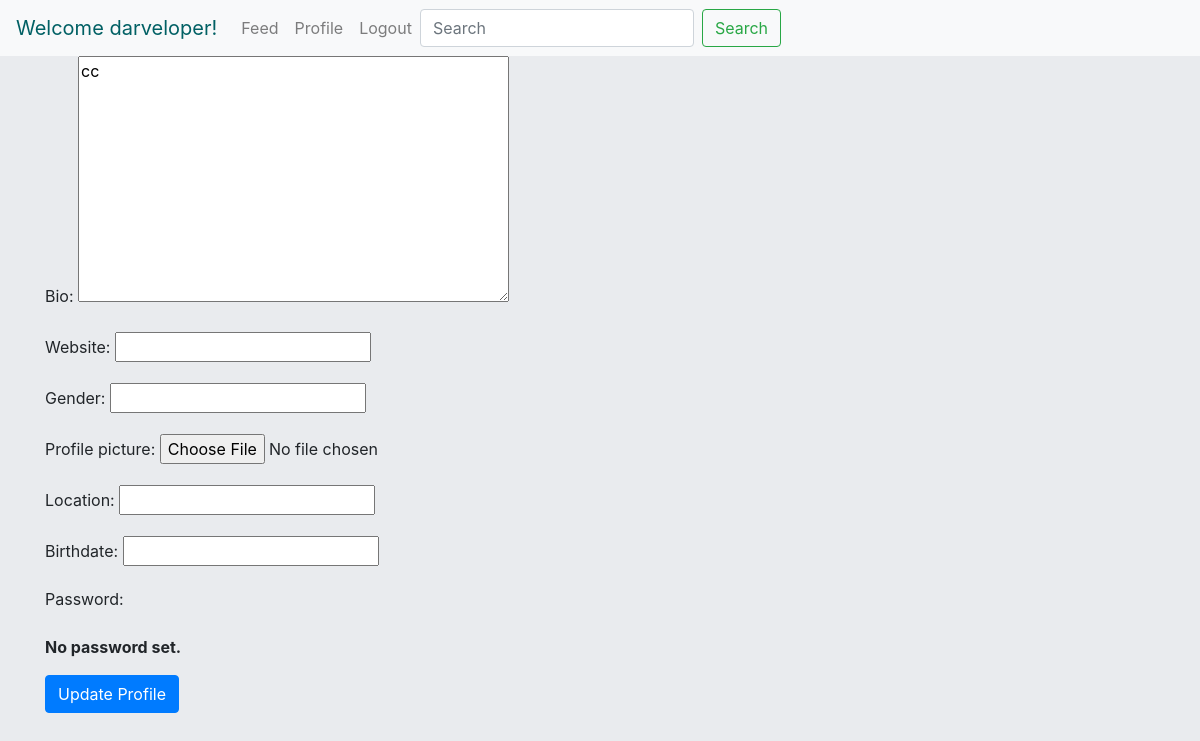
Page /user/darveloper/edit_profile/ (signed in) on the earlier database version.
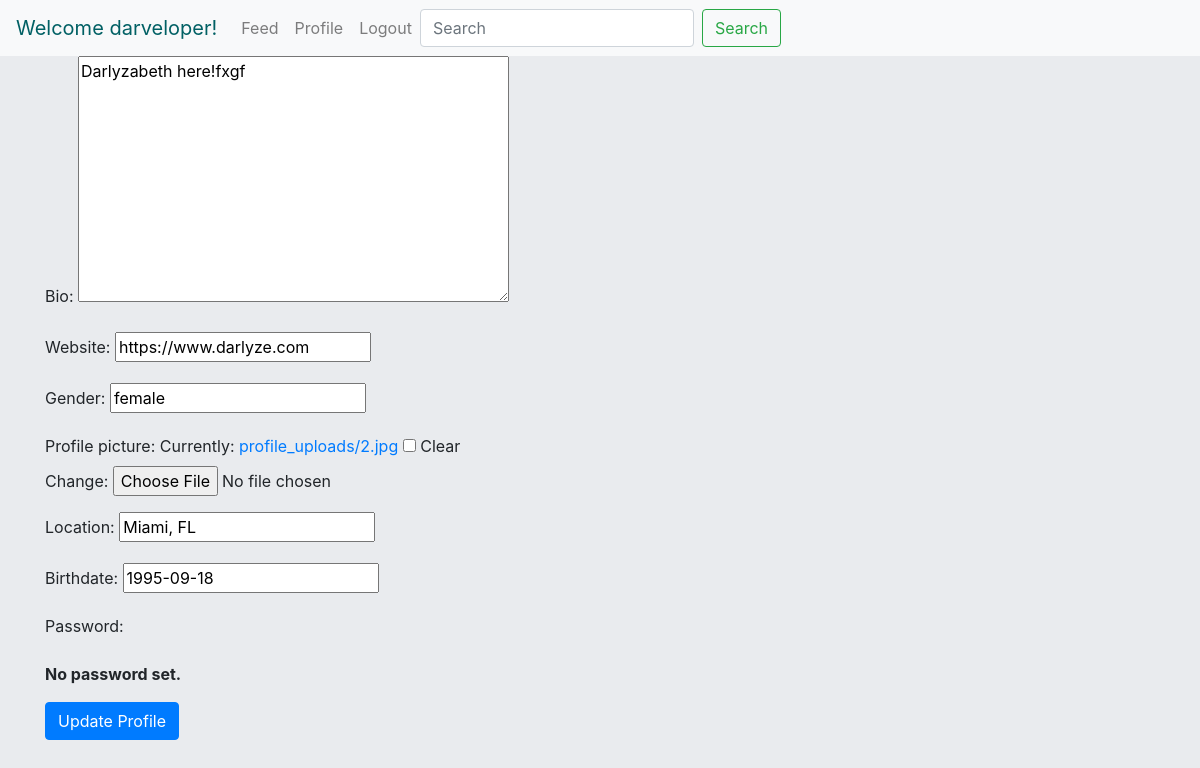
Same page on the later database version.
### authentication/models.py (models this page shows, shortened)
class Profile(models.Model):
    user = models.ForeignKey(Author, on_delete=models.CASCADE, related_name='profile')
    bio = models.TextField(max_length=280, blank=True)
    website = models.URLField(blank=True, null=True)
    gender = models.CharField(max_length=20, blank=True, null=True)
    profile_picture = models.ImageField(null=True, blank=True, default='default.png', upload_to='profile_uploads')
    location = models.CharField(max_length=30, blank=True, null=True)
    birthdate = models.DateField(auto_now=False, auto_now_add=False, null=True, blank=True)

### authentication/views.py (the view)
# urls.py: path('user/<str:slug>/edit_profile/', profile_edit_view, name='edit_profile'),
@login_required
def profile_edit_view(request, slug):
    user = Author.objects.get(username=slug)
    profile = Profile.objects.filter(user=user).first()
    if request.method == 'POST':
        form = AuthorAdminChangeForm(request.POST, request.FILES, instance=profile)
        if form.is_valid():
            form.save()
            print("the form should be saving now")
        return redirect('/')
    else:
        form = AuthorAdminChangeForm(instance=profile)
        context = {'form': form }
    return render(request, 'edit_profile.html', context)

### authentication/forms.py
class AuthorAdminChangeForm(UserChangeForm):
    password = ReadOnlyPasswordHashField()
    class Meta:
        model = Profile
        exclude = ('user', 'password')

### authentication/models.py (called while the page is built)
    @property
    def is_active(self):
        return self.active

### authentication/templates/edit_profile.html (shortened to what this page needs)
{% extends 'base.html' %}
{% block content %}
<div class="content-section">
  <form action="{% url 'edit_profile' slug=request.user.username %}" method="POST" enctype="multipart/form-data">{% csrf_token %}
      {{form.as_p }}
      <button class="btn btn-primary" type="submit">Update Profile</button>
    </div>
</div>
{% endblock %}

Differences in the rows shown:
removed Profile: bio "cc"
added Profile: bio "Darlyzabeth here!fxgf", website "https://www.darlyze.com", gender "female", location "Miami, FL", birthdate "1995-09-18"
Other differences:
form field as_p: (not shown) → "☐"
text no longer shown: "Bio: Website: Gender: Profile picture: Location: Birthdate: Password: No password set."
text now shown: "Bio: Website: Gender: Profile picture: Currently: profile_uploads/2.jpg Clear Change: Location: Birthdate: Password: No password set."
